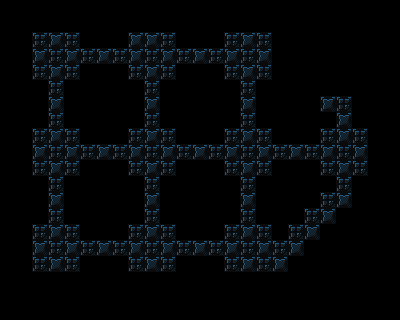

Rendered tile map (Tiled .tmx) drawn with the repository's tilesets; below, a short description and the map source with its tile grids summarised:
An orthogonal 25x20 tile map with 16x16 px tiles, 1 tile layer (background) and 165 objects (132x tile, 9x pickup_bomb, 7x destructible, 6x triggerable, 3x pressure_plate, ...).

<map version="1.4" tiledversion="2020.10.30" orientation="orthogonal" renderorder="right-down" width="25" height="20" tilewidth="16" tileheight="16" infinite="0" nextlayerid="6" nextobjectid="363">
 <properties>
  <property name="display_name" value="sneaky bastard dlfjg" />
  <property name="next_level" value="./data/levels/tmx/L36.tmx" />
  <property name="player_bomb_count" value="0" />
 </properties>
 <tileset firstgid="1" name="newtiledsheet" tilewidth="16" tileheight="16" tilecount="180" columns="9">
  <image source="../../newtiledsheet.png" width="144" height="320" />
 </tileset>
 <layer id="1" name="background" width="25" height="20">
  <data>[500 cells, 500 non-empty, 5 distinct tile ids]</data>
 </layer>
 <objectgroup id="4" name="objects">
  <object id="176" type="triggerable" gid="16" x="272" y="160" width="16" height="16">
   <properties>
    <property name="triggered_id" type="int" value="3" />
   </properties>
  </object>
  <object id="177" type="triggerable" gid="16" x="288" y="160" width="16" height="16">
   <properties>
    <property name="triggered_id" type="int" value="4" />
   </properties>
  </object>
  <object id="178" type="triggerable" gid="16" x="304" y="160" width="16" height="16">
   <properties>
    <property name="triggered_id" type="int" value="5" />
   </properties>
  </object>
  <object id="179" type="actor" gid="46" x="32" y="64" width="16" height="16" />
  <object id="180" type="destructible" gid="21" x="48" y="112" width="16" height="16" />
  <object id="181" type="pickup_bomb" gid="43" x="48" y="64" width="16" height="16" />
  <object id="182" type="destructible" gid="21" x="96" y="64" width="16" height="16" />
  <object id="183" type="destructible" gid="21" x="96" y="160" width="16" height="16" />
  <object id="186" type="pressure_plate" gid="54" x="144" y="112" width="16" height="16">
   <properties>
    <property name="triggers" type="int" value="1" />
   </properties>
  </object>
  <object id="187" type="triggerable" gid="16" x="192" y="64" width="16" height="16">
   <properties>
    <property name="triggered_id" type="int" value="1" />
   </properties>
  </object>
  <object id="188" type="destructible" gid="21" x="192" y="160" width="16" height="16" />
  <object id="189" type="destructible" gid="21" x="144" y="208" width="16" height="16" />
  <object id="190" type="destructible" gid="21" x="240" y="112" width="16" height="16" />
  <object id="200" type="pickup_bomb" gid="43" x="224" y="48" width="16" height="16" />
  <object id="201" type="pickup_bomb" gid="43" x="240" y="48" width="16" height="16" />
  <object id="202" type="pickup_bomb" gid="43" x="256" y="48" width="16" height="16" />
  <object id="203" type="pickup_bomb" gid="43" x="224" y="64" width="16" height="16" />
  <object id="205" type="pickup_bomb" gid="43" x="256" y="64" width="16" height="16" />
  <object id="206" type="pickup_bomb" gid="43" x="224" y="80" width="16" height="16" />
  <object id="207" type="pickup_bomb" gid="43" x="240" y="80" width="16" height="16" />
  <object id="208" type="pickup_bomb" gid="43" x="256" y="80" width="16" height="16" />
  <object id="210" type="pressure_plate" gid="54" x="144" y="64" width="16" height="16">
   <properties>
    <property name="triggers" type="int" value="2" />
   </properties>
  </object>
  <object id="212" type="tile" gid="8" x="240" y="208" width="16" height="16" />
  <object id="213" type="tile" gid="16" x="96" y="256" width="16" height="16" />
  <object id="214" type="switch" gid="34" x="32" y="272" width="16" height="16">
   <properties>
    <property name="triggers" type="int" value="3" />
   </properties>
  </object>
  <object id="215" type="triggerable" gid="8" x="48" y="208" width="16" height="16">
   <properties>
    <property name="triggered_id" type="int" value="2" />
   </properties>
  </object>
  <object id="216" type="tile" gid="16" x="192" y="256" width="16" height="16" />
  <object id="219" type="switch" gid="34" x="144" y="272" width="16" height="16">
   <properties>
    <property name="triggers" type="int" value="4" />
   </properties>
  </object>
  <object id="221" type="pressure_plate" gid="54" x="240" y="64" width="16" height="16">
   <properties>
    <property name="triggers" type="int" value="5" />
   </properties>
  </object>
  <object id="224" type="switch" gid="34" x="256" y="272" width="16" height="16">
   <properties>
    <property name="triggers" type="int" value="6" />
   </properties>
  </object>
  <object id="225" type="destructible" gid="21" x="288" y="256" width="16" height="16" />
  <object id="226" type="scene_switching_tile" gid="33" x="304" y="112" width="16" height="16" />
  <object id="227" type="triggerable" gid="7" x="336" y="128" width="16" height="16">
   <properties>
    <property name="triggered_id" type="int" value="6" />
   </properties>
  </object>
  <object id="229" type="tile" gid="1" x="32" y="32" width="16" height="16" />
  <object id="230" type="tile" gid="1" x="48" y="32" width="16" height="16" />
  <object id="231" type="tile" gid="1" x="64" y="32" width="16" height="16" />
  <object id="232" type="tile" gid="1" x="128" y="32" width="16" height="16" />
  <object id="233" type="tile" gid="1" x="160" y="32" width="16" height="16" />
  <object id="234" type="tile" gid="1" x="144" y="32" width="16" height="16" />
  <object id="235" type="tile" gid="1" x="224" y="32" width="16" height="16" />
  <object id="236" type="tile" gid="1" x="256" y="32" width="16" height="16" />
  <object id="237" type="tile" gid="1" x="240" y="32" width="16" height="16" />
  <object id="238" type="tile" gid="1" x="32" y="128" width="16" height="16" />
  <object id="239" type="tile" gid="1" x="64" y="128" width="16" height="16" />
  <object id="240" type="tile" gid="1" x="128" y="128" width="16" height="16" />
  <object id="241" type="tile" gid="1" x="160" y="128" width="16" height="16" />
  <object id="242" type="tile" gid="1" x="224" y="128" width="16" height="16" />
  <object id="243" type="tile" gid="1" x="256" y="128" width="16" height="16" />
  <object id="244" type="tile" gid="1" x="32" y="224" width="16" height="16" />
  <object id="245" type="tile" gid="1" x="64" y="224" width="16" height="16" />
  <object id="246" type="tile" gid="1" x="128" y="224" width="16" height="16" />
  <object id="248" type="tile" gid="1" x="160" y="224" width="16" height="16" />
  <object id="249" type="tile" gid="1" x="224" y="224" width="16" height="16" />
  <object id="250" type="tile" gid="1" x="256" y="224" width="16" height="16" />
  <object id="251" type="tile" gid="11" x="16" y="48" width="16" height="16" />
  <object id="252" type="tile" gid="11" x="16" y="64" width="16" height="16" />
  <object id="253" type="tile" gid="11" x="16" y="80" width="16" height="16" />
  <object id="254" type="tile" gid="11" x="16" y="144" width="16" height="16" />
  <object id="255" type="tile" gid="11" x="16" y="160" width="16" height="16" />
  <object id="257" type="tile" gid="11" x="16" y="176" width="16" height="16" />
  <object id="259" type="tile" gid="11" x="16" y="240" width="16" height="16" />
  <object id="260" type="tile" gid="11" x="16" y="272" width="16" height="16" />
  <object id="261" type="tile" gid="11" x="16" y="256" width="16" height="16" />
  <object id="262" type="tile" gid="11" x="112" y="144" width="16" height="16" />
  <object id="263" type="tile" gid="11" x="112" y="176" width="16" height="16" />
  <object id="264" type="tile" gid="11" x="112" y="80" width="16" height="16" />
  <object id="265" type="tile" gid="11" x="112" y="48" width="16" height="16" />
  <object id="266" type="tile" gid="11" x="112" y="240" width="16" height="16" />
  <object id="267" type="tile" gid="11" x="112" y="272" width="16" height="16" />
  <object id="268" type="tile" gid="11" x="208" y="48" width="16" height="16" />
  </objectgroup>
</map>
<!-- 95 of 165 objects omitted -->
